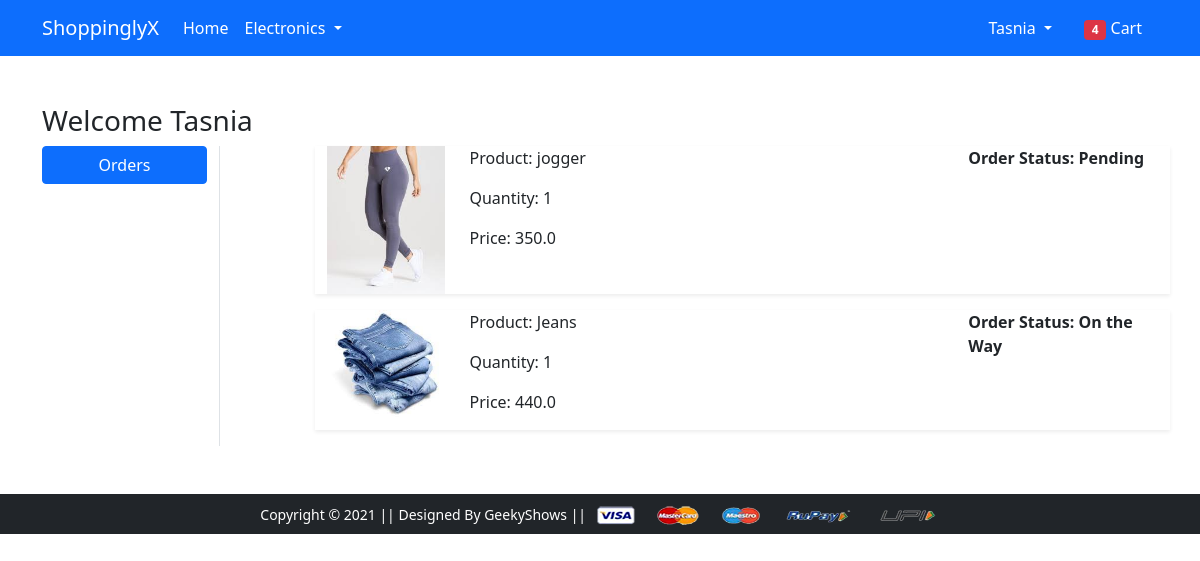
/orders/ (signed in), run on the app's committed database.
### app/models.py (models this page shows)
class OrderPlaced(models.Model):
    user =models.ForeignKey(User,on_delete=models.CASCADE)
    customer=models.ForeignKey(Customer,on_delete=models.CASCADE)
    product=models.ForeignKey(Product,on_delete=models.CASCADE)
    quantity=models.PositiveIntegerField(default=1)
    ordered_date=models.DateTimeField(auto_now_add=True)
    status=models.CharField(max_length=50,
    choices=STATUS_CHOICES,default='Pending')
    @property
    def total_cost(self):
        return self.quantity * self.product.discounted_price

class Product(models.Model):
 title=models.CharField(max_length=100)
 selling_price=models.FloatField()
 discounted_price=models.FloatField()
 description=models.TextField()
 brand=models.CharField(max_length=100)
 category=models.CharField(choices=CATEGORY_CHOICES, max_length=2)
 product_image=models.ImageField(upload_to='productimg')

### app/views.py (the view)
# urls.py: path('orders/', views.orders, name='orders'),
@login_required
def orders(request):
  op = OrderPlaced.objects.filter(user=request.user)
  return render(request, 'app/orders.html', {'order_placed':op})

### app/templates/app/orders.html (shortened to what this page needs)
{% extends 'app/base.html' %}
{% load static %}
{% block main-content %}
<div class="container my-5">
 <div class="row">
 <h3>Welcome <span class="text-capitalize">{{request.user}}</span></h3>
  <div class="col-sm-2 border-end">
   <ul class="list-unstyled">
    <li class="d-grid"><a href="{% url 'orders' %}" class="btn btn-primary">Orders</a></li>
   </ul>
  </div>
  <div class="col-sm-9 offset-sm-1">
    {% for op in order_placed %}
        <div class="row shadow-sm mb-3">
            <div class="col-sm-2">
                <img src="{{op.product.product_image.url}}" alt="" srcset="" class="img-fluid" height="150" width="150">
            </div>
            <div class="col-sm-7">
                <p>Product: {{op.product.title}}</p>
                <p>Quantity: {{op.quantity}}</p>
                <p>Price: {{op.total_cost}}</p>
            </div>
            <div class="col-sm-3 fw-bold">
                <p>Order Status: {{op.status}}</p>
            </div>
        </div>
        {% endfor %}
  </div>
 </div>
</div>
{% endblock main-content %}

### app/templates/app/base.html (shortened to what this page needs)
<!doctype html>
{% load static %}
<html lang="en">
  <head>
    <link href="https://cdn.jsdelivr.net/npm/bootstrap@5.0.0-beta1/dist/css/bootstrap.min.css" rel="stylesheet">
    <link rel="stylesheet" href="{% static 'app/css/owl.carousel.min.css' %}">
    <link rel="stylesheet" href="{% static 'app/css/all.min.css' %}">
    <link rel="stylesheet" href="{% static 'app/css/style.css' %}">
  </head>
  <body>
    <nav class="navbar navbar-expand-lg navbar-dark bg-primary">
     <div class="container">
       <a class="navbar-brand" href="/">ShoppinglyX</a>
       <div class="collapse navbar-collapse" id="navbarSupportedContent">
         <ul class="navbar-nav me-auto mb-2 mb-lg-0">
           <li class="nav-item">
             <a class="nav-link active" aria-current="page" href="/">Home</a>
           </li>
           <li class="nav-item dropdown">
             <a class="nav-link dropdown-toggle text-white" href="#" id="electronicsDropdown" role="button" data-bs-toggle="dropdown" aria-expanded="false">
               Electronics
             </a>
           </li>
             </ul>
         <div>
          <ul class="navbar-nav me-auto mb-2 mb-lg-0">
          {% if request.user.is_authenticated %}
           <li class="nav-item dropdown mx-2">
              <a class="nav-link dropdown-toggle text-white" href="#" id="profileDropdown" role="button" data-bs-toggle="dropdown" aria-expanded="false">
                {{request.user.username|capfirst}}
              </a>
            </li>
            <li class="nav-item mx-2">
             <a href="{% url 'showcart' %}" class="nav-link text-white"><span class="badge bg-danger">4</span> Cart </a>
            </li>
          {% endif %}
          </ul>
         </div>
       </div>
     </div>
    </nav>
    {% block main-content %} {% endblock main-content %}
    <footer class="container-fluid bg-dark text-center p-2 mt-5">
        <small class="text-white">Copyright &copy; 2021 || Designed By GeekyShows || </small>
        <img src="{% static 'app/images/payment.png' %}" alt="" srcset="" class="img-fluid" height="2px">
    </footer>
  </body>
</html>

### data on the page
OrderPlaced: product.product_image (picture), product "jogger", quantity "1", total_cost "350.0", status "Pending"
OrderPlaced: product.product_image (picture), product "Jeans", quantity "1", total_cost "440.0", status "On the Way"

### other printed values
{{ request.user.username|capfirst }} "Tasnia"
{{ request.user }} "Tasnia"
